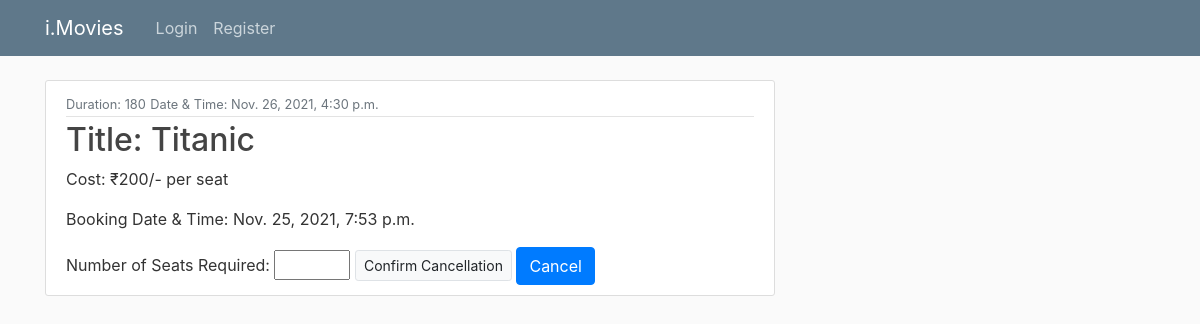
/cancel/136/, run on an earlier commit of the app's database.
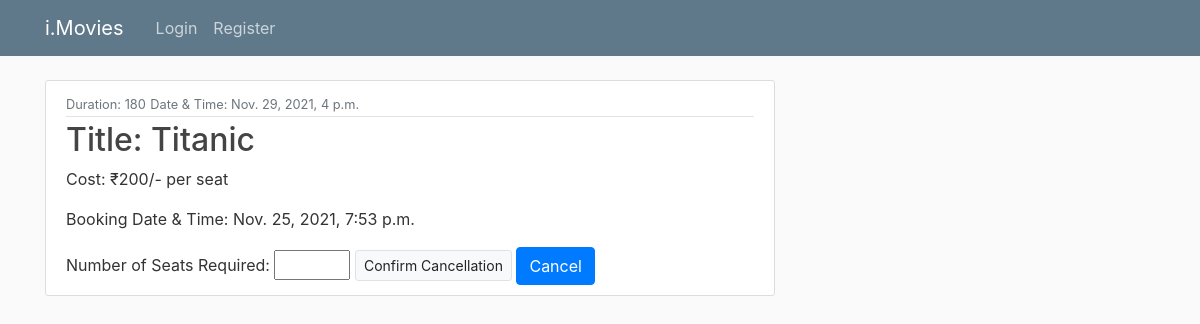
And on a later commit of the database.
### users_profile/models.py (models this page shows, shortened)
class Ticket(models.Model):
    user = models.ForeignKey(User, on_delete=models.CASCADE)
    screening = models.ForeignKey(Screening, on_delete=models.CASCADE)
    no_of_seats=models.IntegerField(default=0)
    cost=models.IntegerField(default=0)
    booking_time=models.DateTimeField(auto_now=True)

### movies/models.py (models this page shows, shortened)
class Screening(models.Model):
    hall_name = models.CharField(max_length=32)
    movie_id = models.ForeignKey(Movie, on_delete=models.CASCADE)
    theatre_id = models.ForeignKey(Theatre, on_delete=models.CASCADE)
    available_seats = models.IntegerField(default=0)
    price=models.IntegerField(default=0)
    time=models.DateTimeField(auto_now=False)

class Movie(models.Model):
    rating_choice = (
        ('U', 'U'),
        ('UA', 'UA'),
        ('A', 'A'),
        ('S', 'S'),
    )
    image = models.ImageField(default='default.jpg', upload_to='movie_pics')
    title = models.CharField(max_length=256)
    trailer = models.URLField(default='https://www.youtube.com/')
    description = models.TextField()
    cast = models.CharField(max_length=1024)
    duration_min = models.IntegerField()
    certification_label = models.CharField(max_length=2,choices=rating_choice)

### movies/views.py (the view)
# urls.py: url(r'^cancel/(?P<ticket_pk>.+?)/$', mov_views.cancel, name='cancel'),
def cancel(request, ticket_pk):
    context = {'ticket': Ticket.objects.filter(pk=ticket_pk).first()}
    return render(request, 'movies/cancel.html', context)

### movies/templates/movies/cancel.html (shortened to what this page needs)
{% extends "movies/base.html" %}
{% block content %}
    <article class="media content-section">
      <div class="media-body">
        <div class="article-metadata">
          <small class="text-muted">Duration: {{ ticket.screening.movie_id.duration_min }}</small>
            <small class="text-muted">Date & Time: {{ ticket.screening.time }}</small>
        </div>
        <h2>
            Title: {{ ticket.screening.movie_id.title }}</h2>
        <p class="article-content">Cost: ₹{{ ticket.screening.price }}/- per seat </p>
        <p class="article-content">Booking Date & Time: {{ ticket.booking_time }} </p>
          <form action="{% url 'done_cancellation' ticket.pk %}" method="POST">
              <label>Number of Seats Required:</label>
              <input type="number" name="ticket_cancel" min="1" max={{ ticket.no_of_seats }} step="1">
              <input type="submit" class="btn-light border btn-sm"  value="Confirm Cancellation">
              <a href="{% url 'mov_booking'%}" class="btn btn-primary">Cancel</a>
          </form>
      </div>
    </article>
{% endblock content %}

What changed in the data, as far as the page shows it:
changed through a linked row, Ticket "Titanic": screening.time "Nov. 26, 2021, 4:30 p.m." → "Nov. 29, 2021, 4 p.m."
